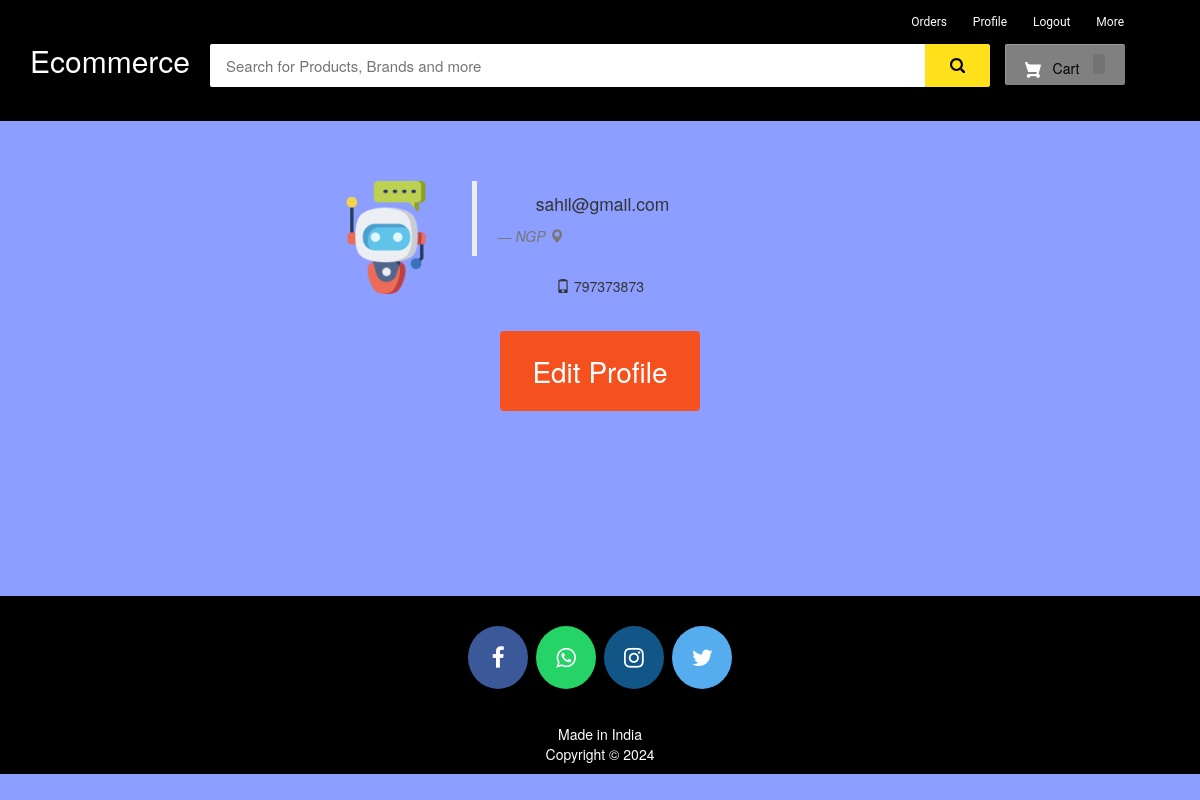
/my-profile (signed in), run on the app's committed database.
### ecom/models.py (models this page shows, shortened)
class Customer(models.Model):
    user=models.OneToOneField(User,on_delete=models.CASCADE)
    profile_pic= models.ImageField(upload_to='profile_pic/CustomerProfilePic/',null=True,blank=True)
    address = models.CharField(max_length=40)
    mobile = models.CharField(max_length=20,null=False)

### ecom/views.py (the view)
# urls.py: path('my-profile', views.my_profile_view,name='my-profile'),
@login_required(login_url='customerlogin')
@user_passes_test(is_customer)
def my_profile_view(request):
    customer=models.Customer.objects.get(user_id=request.user.id)
    return render(request,'ecom/my_profile.html',{'customer':customer})

### ecom/views.py (called while the page is built)
def is_customer(user):
    return user.groups.filter(name='CUSTOMER').exists()

### templates/ecom/my_profile.html (shortened to what this page needs)
{% extends 'ecom/customer_base.html' %}
{% load static %}
{% block content %}
<br><br><br>
<div style="padding-left:300px;" class="container">
        <div class="col-sm-2 col-md-2">
            <img src="{% static customer.profile_pic.url %}"   alt="profile pic" class="img-rounded img-responsive" />
        </div>
        <div class="col-sm-4 col-md-4">
            <blockquote>
                <p>{{request.user}}</p> <small><cite title="Source Title">{{customer.address}}  <i class="glyphicon glyphicon-map-marker"></i></cite></small>
            </blockquote>
            <p> <i class="glyphicon glyphicon-phone"></i> {{customer.mobile}}
            </p>
        </div>
</div>
<br>
<div style="text-align: center;">
  <a href="/edit-profile"><button class="button" ><span>Edit Profile </span></button></a>
</div>
<br><br><br><br><br><br>
{% endblock content %}

### templates/ecom/customer_base.html (style rules this page uses)
body { background-color: #ebe0e0 }
p { text-align: center; }

### templates/ecom/my_profile.html (style rules this page uses)
body { background-color:#8c9eff; }
.button { display: inline-block; border-radius: 4px; background-color: #f4511e; border: none; color: #FFFFFF; text-align: center; font-size: 28px; padding: 20px; width: 200px; transition: all 0.5s; cursor: pointer; margin: 5px; }
.button span { cursor: pointer; display: inline-block; position: relative; transition: 0.5s; }
.button span:after { content: '\00bb'; position: absolute; opacity: 0; top: 0; right: -20px; transition: 0.5s; }

### data on the page
Customer: profile_pic (picture), address "NGP", mobile "797373873"

### other printed values
{{ request.user }} "sahil@gmail.com"
